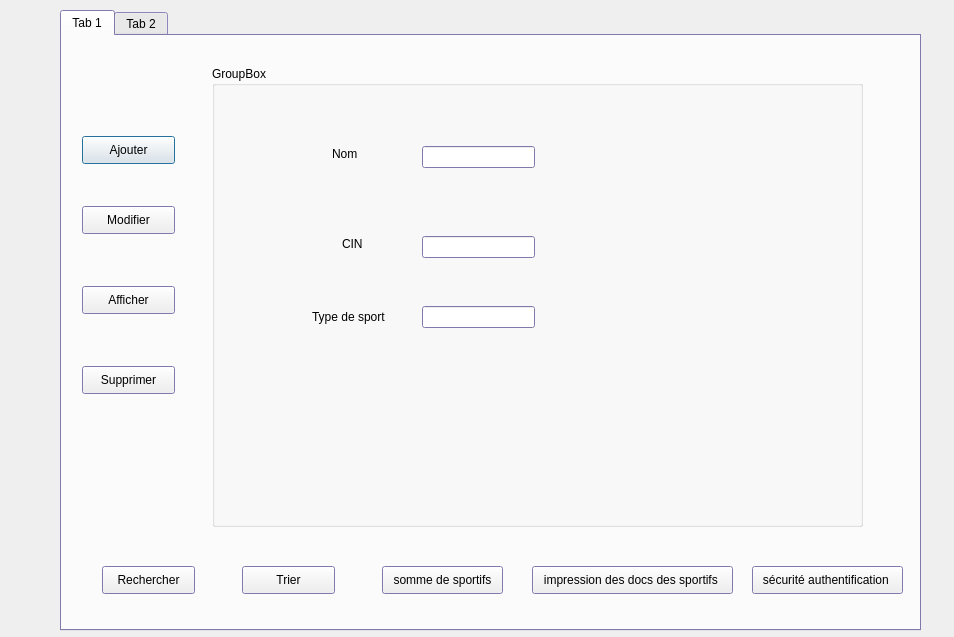
<?xml version="1.0" encoding="UTF-8"?>
<ui version="4.0">
 <class>gestiondessportifs</class>
 <widget class="QDialog" name="gestiondessportifs">
  <property name="geometry">
   <rect>
    <x>0</x>
    <y>0</y>
    <width>954</width>
    <height>637</height>
   </rect>
  </property>
  <property name="windowTitle">
   <string>Dialog</string>
  </property>
  <widget class="QTabWidget" name="tabWidget">
   <property name="geometry">
    <rect>
     <x>60</x>
     <y>10</y>
     <width>861</width>
     <height>621</height>
    </rect>
   </property>
   <property name="palette">
    <palette>
     <active>
      <colorrole role="Base">
       <brush brushstyle="SolidPattern">
        <color alpha="255">
         <red>255</red>
         <green>255</green>
         <blue>255</blue>
        </color>
       </brush>
      </colorrole>
      <colorrole role="Window">
       <brush brushstyle="SolidPattern">
        <color alpha="255">
         <red>180</red>
         <green>170</green>
         <blue>240</blue>
        </color>
       </brush>
      </colorrole>
     </active>
     <inactive>
      <colorrole role="Base">
       <brush brushstyle="SolidPattern">
        <color alpha="255">
         <red>255</red>
         <green>255</green>
         <blue>255</blue>
        </color>
       </brush>
      </colorrole>
      <colorrole role="Window">
       <brush brushstyle="SolidPattern">
        <color alpha="255">
         <red>180</red>
         <green>170</green>
         <blue>240</blue>
        </color>
       </brush>
      </colorrole>
     </inactive>
     <disabled>
      <colorrole role="Base">
       <brush brushstyle="SolidPattern">
        <color alpha="255">
         <red>180</red>
         <green>170</green>
         <blue>240</blue>
        </color>
       </brush>
      </colorrole>
      <colorrole role="Window">
       <brush brushstyle="SolidPattern">
        <color alpha="255">
         <red>180</red>
         <green>170</green>
         <blue>240</blue>
        </color>
       </brush>
      </colorrole>
     </disabled>
    </palette>
   </property>
   <property name="currentIndex">
    <number>0</number>
   </property>
   <widget class="QWidget" name="tab">
    <attribute name="title">
     <string>Tab 1</string>
    </attribute>
    <widget class="QGroupBox" name="groupBox">
     <property name="geometry">
      <rect>
       <x>150</x>
       <y>30</y>
       <width>651</width>
       <height>461</height>
      </rect>
     </property>
     <property name="title">
      <string>GroupBox</string>
     </property>
     <widget class="QLabel" name="label">
      <property name="geometry">
       <rect>
        <x>120</x>
        <y>80</y>
        <width>56</width>
        <height>16</height>
       </rect>
      </property>
      <property name="text">
       <string>Nom</string>
      </property>
     </widget>
     <widget class="QLineEdit" name="lineEdit">
      <property name="geometry">
       <rect>
        <x>210</x>
        <y>80</y>
        <width>113</width>
        <height>22</height>
       </rect>
      </property>
     </widget>
     <widget class="QLabel" name="label_2">
      <property name="geometry">
       <rect>
        <x>130</x>
        <y>170</y>
        <width>56</width>
        <height>16</height>
       </rect>
      </property>
      <property name="text">
       <string>CIN</string>
      </property>
     </widget>
     <widget class="QLabel" name="label_3">
      <property name="geometry">
       <rect>
        <x>100</x>
        <y>240</y>
        <width>91</width>
        <height>21</height>
       </rect>
      </property>
      <property name="text">
       <string>Type de sport</string>
      </property>
     </widget>
     <widget class="QLineEdit" name="lineEdit_2">
      <property name="geometry">
       <rect>
        <x>210</x>
        <y>170</y>
        <width>113</width>
        <height>22</height>
       </rect>
      </property>
     </widget>
     <widget class="QLineEdit" name="lineEdit_3">
      <property name="geometry">
       <rect>
        <x>210</x>
        <y>240</y>
        <width>113</width>
        <height>22</height>
       </rect>
      </property>
     </widget>
    </widget>
    <widget class="QPushButton" name="pushButton">
     <property name="geometry">
      <rect>
       <x>20</x>
       <y>100</y>
       <width>93</width>
       <height>28</height>
      </rect>
     </property>
     <property name="text">
      <string>Ajouter</string>
     </property>
    </widget>
    <widget class="QPushButton" name="pushButton_2">
     <property name="geometry">
      <rect>
       <x>20</x>
       <y>170</y>
       <width>93</width>
       <height>28</height>
      </rect>
     </property>
     <property name="text">
      <string>Modifier</string>
     </property>
    </widget>
    <widget class="QPushButton" name="pushButton_3">
     <property name="geometry">
      <rect>
       <x>20</x>
       <y>250</y>
       <width>93</width>
       <height>28</height>
      </rect>
     </property>
     <property name="text">
      <string>Afficher</string>
     </property>
    </widget>
    <widget class="QPushButton" name="pushButton_4">
     <property name="geometry">
      <rect>
       <x>20</x>
       <y>330</y>
       <width>93</width>
       <height>28</height>
      </rect>
     </property>
     <property name="text">
      <string>Supprimer</string>
     </property>
    </widget>
    <widget class="QPushButton" name="pushButton_5">
     <property name="geometry">
      <rect>
       <x>40</x>
       <y>530</y>
       <width>93</width>
       <height>28</height>
      </rect>
     </property>
     <property name="text">
      <string>Rechercher</string>
     </property>
    </widget>
    <widget class="QPushButton" name="pushButton_6">
     <property name="geometry">
      <rect>
       <x>180</x>
       <y>530</y>
       <width>93</width>
       <height>28</height>
      </rect>
     </property>
     <property name="text">
      <string>Trier</string>
     </property>
    </widget>
    <widget class="QPushButton" name="pushButton_7">
     <property name="geometry">
      <rect>
       <x>320</x>
       <y>530</y>
       <width>121</width>
       <height>28</height>
      </rect>
     </property>
     <property name="text">
      <string>somme de sportifs</string>
     </property>
    </widget>
    <widget class="QPushButton" name="pushButton_8">
     <property name="geometry">
      <rect>
       <x>470</x>
       <y>530</y>
       <width>201</width>
       <height>28</height>
      </rect>
     </property>
     <property name="text">
      <string>impression des docs des sportifs </string>
     </property>
    </widget>
    <widget class="QPushButton" name="pushButton_9">
     <property name="geometry">
      <rect>
       <x>690</x>
       <y>530</y>
       <width>151</width>
       <height>28</height>
      </rect>
     </property>
     <property name="text">
      <string>sécurité authentification </string>
     </property>
    </widget>
    <widget class="QLabel" name="label_4">
     <property name="geometry">
      <rect>
       <x>0</x>
       <y>-5</y>
       <width>861</width>
       <height>601</height>
      </rect>
     </property>
     <property name="text">
      <string/>
     </property>
     <property name="pixmap">
      <pixmap>D:/projet c++/07-45.jpg</pixmap>
     </property>
     <property name="scaledContents">
      <bool>true</bool>
     </property>
    </widget>
    <zorder>label_4</zorder>
    <zorder>groupBox</zorder>
    <zorder>pushButton</zorder>
    <zorder>pushButton_2</zorder>
    <zorder>pushButton_3</zorder>
    <zorder>pushButton_4</zorder>
    <zorder>pushButton_5</zorder>
    <zorder>pushButton_6</zorder>
    <zorder>pushButton_7</zorder>
    <zorder>pushButton_8</zorder>
    <zorder>pushButton_9</zorder>
   </widget>
   <widget class="QWidget" name="tab_2">
    <attribute name="title">
     <string>Tab 2</string>
    </attribute>
   </widget>
  </widget>
 </widget>
 <resources/>
 <connections/>
</ui>
